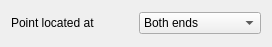
<?xml version="1.0" encoding="UTF-8"?>
<ui version="4.0">
 <class>Dialog</class>
 <widget class="QDialog" name="Dialog">
  <property name="geometry">
   <rect>
    <x>0</x>
    <y>0</y>
    <width>272</width>
    <height>47</height>
   </rect>
  </property>
  <property name="windowTitle">
   <string>Dialog</string>
  </property>
  <layout class="QGridLayout" name="gridLayout">
   <item row="0" column="0">
    <widget class="QLabel" name="UI_ExtremaLinePoint_label">
     <property name="text">
      <string>Point located at</string>
     </property>
    </widget>
   </item>
   <item row="0" column="1">
    <widget class="QComboBox" name="UI_ExtremaLinePoint_comboBox">
     <property name="toolTip">
      <string>&lt;html&gt;&lt;head/&gt;&lt;body&gt;&lt;p&gt;Indicates where is located the Point relative to the parent Line.&lt;/p&gt;&lt;/body&gt;&lt;/html&gt;</string>
     </property>
     <property name="currentIndex">
      <number>2</number>
     </property>
     <item>
      <property name="text">
       <string>Begin</string>
      </property>
     </item>
     <item>
      <property name="text">
       <string>End</string>
      </property>
     </item>
     <item>
      <property name="text">
       <string>Both ends</string>
      </property>
     </item>
    </widget>
   </item>
  </layout>
 </widget>
 <resources/>
 <connections/>
</ui>
